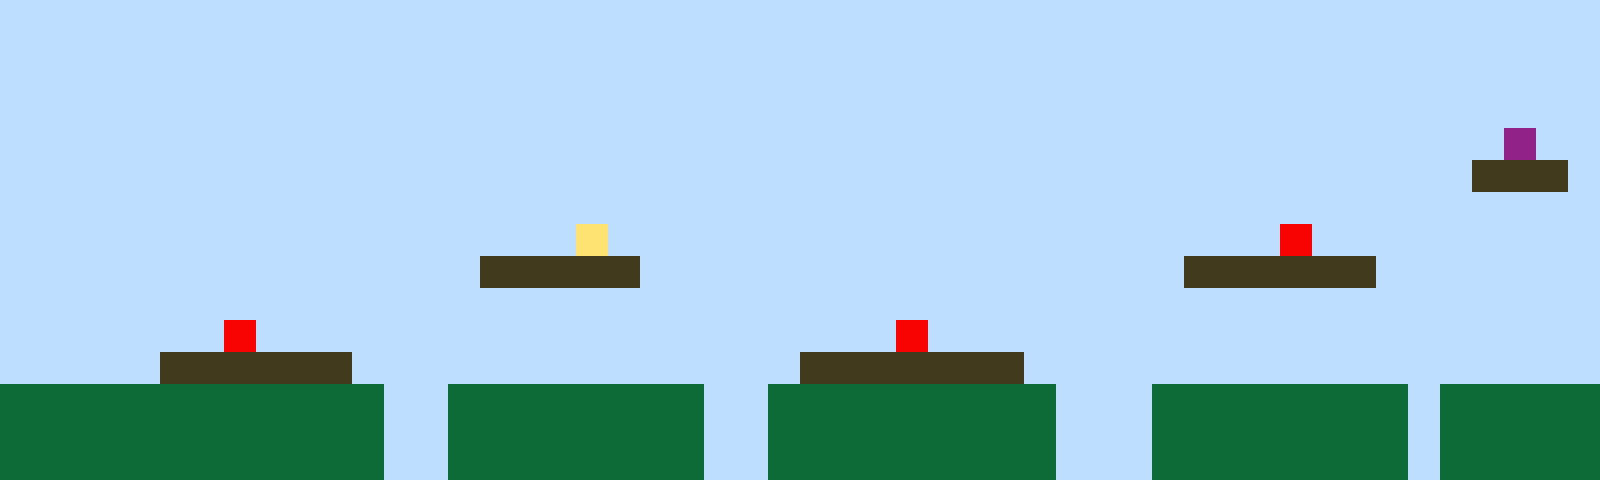

A level layout from a 2D game, rendered from its tile map. Below: a short description, then the map file with its tile-grid data intact:
An orthogonal 50x15 tile map with 32x32 px tiles, 1 tile layer (Tile Layer 1).

<map version="1.10" tiledversion="1.11.2" orientation="orthogonal" renderorder="right-up" width="50" height="15" tilewidth="32" tileheight="32" infinite="0" nextlayerid="2" nextobjectid="1"><editorsettings><export target="map1.csv" format="csv" /></editorsettings><tileset firstgid="1" name="sprites" tilewidth="32" tileheight="32" tilecount="6" columns="3"><image source="sprites.png" width="96" height="64" /></tileset><layer id="1" name="Tile Layer 1" width="50" height="15"><data encoding="csv">1,1,1,1,1,1,1,1,1,1,1,1,1,1,1,1,1,1,1,1,1,1,1,1,1,1,1,1,1,1,1,1,1,1,1,1,1,1,1,1,1,1,1,1,1,1,1,1,1,1,1,1,1,1,1,1,1,1,1,1,1,1,1,1,1,1,1,1,1,1,1,1,1,1,1,1,1,1,1,1,1,1,1,1,1,1,1,1,1,1,1,1,1,1,1,1,1,1,1,1,1,1,1,1,1,1,1,1,1,1,1,1,1,1,1,1,1,1,1,1,1,1,1,1,1,1,1,1,1,1,1,1,1,1,1,1,1,1,1,1,1,1,1,1,1,1,1,1,1,1,1,1,1,1,1,1,1,1,1,1,1,1,1,1,1,1,1,1,1,1,1,1,1,1,1,1,1,1,1,1,1,1,1,1,1,1,1,1,1,1,1,1,1,1,1,1,1,1,1,1,1,1,1,1,1,1,1,1,1,1,1,1,1,1,1,1,1,1,1,1,1,1,1,1,1,1,1,1,1,1,1,1,1,1,1,1,1,1,1,1,1,1,1,1,1,1,1,6,1,1,1,1,1,1,1,1,1,1,1,1,1,1,1,1,1,1,1,1,1,1,1,1,1,1,1,1,1,1,1,1,1,1,1,1,1,1,1,1,1,1,1,1,1,1,1,1,3,3,3,1,1,1,1,1,1,1,1,1,1,1,1,1,1,1,1,1,1,1,1,1,1,1,1,1,1,1,1,1,1,1,1,1,1,1,1,1,1,1,1,1,1,1,1,1,1,1,1,1,1,1,1,1,1,1,1,1,1,1,1,1,1,1,1,1,1,1,1,1,4,1,1,1,1,1,1,1,1,1,1,1,1,1,1,1,1,1,1,1,1,1,5,1,1,1,1,1,1,1,1,1,1,1,1,1,1,1,1,1,1,1,1,1,1,1,1,3,3,3,3,3,1,1,1,1,1,1,1,1,1,1,1,1,1,1,1,1,1,3,3,3,3,3,3,1,1,1,1,1,1,1,1,1,1,1,1,1,1,1,1,1,1,1,1,1,1,1,1,1,1,1,1,1,1,1,1,1,1,1,1,1,1,1,1,1,1,1,1,1,1,1,1,1,1,1,1,1,1,1,1,1,1,1,1,1,1,1,1,5,1,1,1,1,1,1,1,1,1,1,1,1,1,1,1,1,1,1,1,1,5,1,1,1,1,1,1,1,1,1,1,1,1,1,1,1,1,1,1,1,1,1,1,1,1,1,1,3,3,3,3,3,3,1,1,1,1,1,1,1,1,1,1,1,1,1,1,3,3,3,3,3,3,3,1,1,1,1,1,1,1,1,1,1,1,1,1,1,1,1,1,1,2,2,2,2,2,2,2,2,2,2,2,2,1,1,2,2,2,2,2,2,2,2,1,1,2,2,2,2,2,2,2,2,2,1,1,1,2,2,2,2,2,2,2,2,1,2,2,2,2,2,2,2,2,2,2,2,2,2,2,2,2,2,1,1,2,2,2,2,2,2,2,2,1,1,2,2,2,2,2,2,2,2,2,1,1,1,2,2,2,2,2,2,2,2,1,2,2,2,2,2,2,2,2,2,2,2,2,2,2,2,2,2,1,1,2,2,2,2,2,2,2,2,1,1,2,2,2,2,2,2,2,2,2,1,1,1,2,2,2,2,2,2,2,2,1,2,2,2,2,2</data></layer></map>
